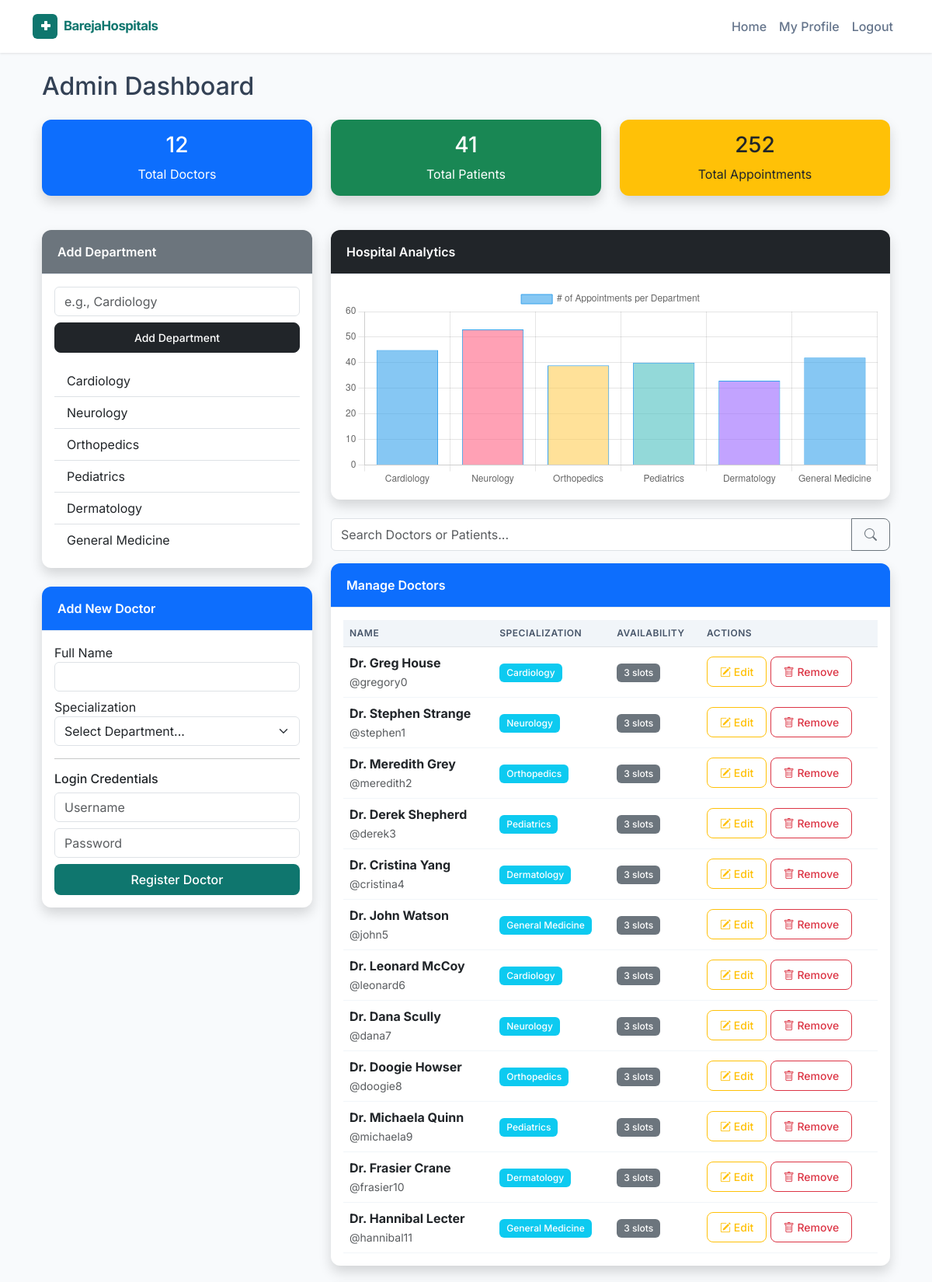
Screenshot of /admin_dashboard (signed in, upper part) with the database file from the repository.
### models.py (models this page shows)
class Department(db.Model):
    id = db.Column(db.Integer, primary_key=True)
    name = db.Column(db.String(100), unique=True, nullable=False)
    description = db.Column(db.Text, nullable=True)
    doctors = db.relationship("Doctor", backref="department", lazy=True)

class Doctor(db.Model):
    id = db.Column(db.Integer, primary_key=True)
    user_id = db.Column(db.Integer, db.ForeignKey("user.id"), nullable=False)
    department_id = db.Column(db.Integer, db.ForeignKey("department.id"), nullable=True)
    full_name = db.Column(db.String(150), nullable=False)
    qualification = db.Column(db.String(100), nullable=True)
    availabilities = db.relationship(
        "DoctorAvailability", backref="doctor", lazy=True, cascade="all, delete-orphan"
    )
    appointments = db.relationship(
        "Appointment", backref="doctor", lazy=True, cascade="all, delete-orphan"
    )

class User(UserMixin, db.Model):
    id = db.Column(db.Integer, primary_key=True)
    username = db.Column(db.String(150), unique=True, nullable=False)
    password = db.Column(db.String(150), nullable=False)
    role = db.Column(db.String(50), nullable=False)
    admin_profile = db.relationship("Admin", backref="user", uselist=False)
    doctor_profile = db.relationship("Doctor", backref="user", uselist=False)
    patient_profile = db.relationship("Patient", backref="user", uselist=False)

### app.py (the view)
@app.route("/admin_dashboard", endpoint="admin_dashboard")
@login_required
def AdminDashboard():
    if current_user.role != "admin":
        flash("Access denied.", "danger")
        return redirect(url_for("login"))
    doctors = Doctor.query.all()
    patients = Patient.query.all()
    departments = Department.query.all()
    all_appointments = Appointment.query.order_by(
        Appointment.date_scheduled.desc()
    ).all()
    counts = {
        "doctors": len(doctors),
        "patients": len(patients),
        "appointments": len(all_appointments),
    }
    dept_stats = {d.name: 0 for d in departments}
    all_appointments = Appointment.query.all()
    for appt in all_appointments:
        if appt.doctor and appt.doctor.department:
            name = appt.doctor.department.name
            if name in dept_stats:
                dept_stats[name] += 1
    labels = list(dept_stats.keys())
    values = list(dept_stats.values())
    return render_template(
        "admin_dashboard.html",
        doctors=doctors,
        patients=patients,
        departments=departments,
        all_appointments=all_appointments,
        chart_labels=labels,
        chart_values=values,
        counts=counts,
    )

### app.py (called while the page is built)
@login_manager.user_loader
def LoadUser(user_id):
    return db.session.get(User, int(user_id))

### templates/admin_dashboard.html (shortened to what this page needs)
{% extends "base.html" %}
{% block content %}
<div class="container">
    <h2 class="mb-4">Admin Dashboard</h2>
    <div class="row mb-4 text-center">
    <div class="col-md-4">
        <div class="card bg-primary text-white shadow">
            <div class="card-body">
                <h3>{{ counts.doctors }}</h3>
                <p class="mb-0">Total Doctors</p>
            </div>
        </div>
    </div>
    <div class="col-md-4">
        <div class="card bg-success text-white shadow">
            <div class="card-body">
                <h3>{{ counts.patients }}</h3>
                <p class="mb-0">Total Patients</p>
            </div>
        </div>
    </div>
    <div class="col-md-4">
        <div class="card bg-warning text-dark shadow">
            <div class="card-body">
                <h3>{{ counts.appointments }}</h3>
                <p class="mb-0">Total Appointments</p>
            </div>
        </div>
    </div>
</div>
    <div class="row">
        <div class="col-md-4">
            <div class="card shadow mb-4">
                <div class="card-header bg-secondary text-white">Add Department</div>
                <div class="card-body">
                    <form action="/add_department" method="POST">
                        <div class="mb-2">
                            <input type="text" name="name" class="form-control" placeholder="e.g., Cardiology" required>
                        </div>
                        <button type="submit" class="btn btn-sm btn-dark w-100">Add Department</button>
                    </form>
                    <ul class="list-group mt-3 list-group-flush">
                        {% for dept in departments %}
                            <li class="list-group-item">{{ dept.name }}</li>
                        {% else %}
                            <li class="list-group-item text-muted">No departments yet.</li>
                        {% endfor %}
                    </ul>
                </div>
            </div>
            <div class="card shadow">
                <div class="card-header bg-primary text-white">Add New Doctor</div>
                <div class="card-body">
                    <form action="/add_doctor" method="POST">
                        <div class="mb-2">
                            <label>Full Name</label>
                            <input type="text" name="full_name" class="form-control" required>
                        </div>
                        <div class="mb-2">
                            <label>Specialization</label>
                            <select name="department_id" class="form-select" required>
                                <option value="" disabled selected>Select Department...</option>
                            </select>
                        </div>
                        <hr>
                        <h6>Login Credentials</h6>
                        <div class="mb-2">
                            <input type="text" name="username" class="form-control" placeholder="Username" required>
                        </div>
                        <div class="mb-2">
                            <input type="password" name="password" class="form-control" placeholder="Password" required>
                        </div>
                        <button type="submit" class="btn btn-primary w-100">Register Doctor</button>
                    </form>
                </div>
            </div>
        </div>
        <div class="col-md-8">
            <div class="card shadow mb-4">
                <div class="card-header bg-dark text-white">Hospital Analytics</div>
                <div class="card-body">
                    <canvas id="myChart" width="400" height="150"></canvas>
                </div>
            </div>
            <div class="mb-3">
                <div class="input-group">
                    <input type="text" id="adminSearch" class="form-control" placeholder="Search Doctors or Patients...">
                    <button class="btn btn-outline-secondary" type="button"><i class="bi bi-search"></i></button>
                </div>
            </div>
            <div class="card shadow mb-4">
                <div class="card-header bg-primary text-white">Manage Doctors</div>
                <div class="card-body">
                    <div class="table-responsive">
                        <table class="table table-hover align-middle" id="doctorTable">
                            <thead>
                                <tr>
                                    <th>Name</th>
                                    <th>Specialization</th>
                                    <th>Availability</th>
                                    <th>Actions</th>
                                </tr>
                            </thead>
                            <tbody>
                                {% for doc in doctors %}
                                <tr class="search-item">
                                    <td>
                                        <strong>{{ doc.full_name }}</strong><br>
                                        <small class="text-muted">@{{ doc.user.username }}</small>
                                    </td>
                                    <td>
                                        <span class="badge bg-info">{{ doc.department.name if doc.department else 'None' }}</span>
                                    </td>
                                    <td>
                                        <span class="badge bg-secondary">{{ doc.availabilities|length }} slots</span>
                                    </td>
                                    <td>
                                                     <a href="/edit_doctor/{{ doc.id }}" class="btn btn-sm btn-outline-warning"><i class="bi bi-pencil-square"></i> Edit</a>
                                                     <a href="/delete_doctor/{{ doc.id }}"
                                                         class="btn btn-sm btn-outline-danger"
                                                         onclick="return confirm('Delete this doctor? This cannot be undone.');"><i class="bi bi-trash"></i> Remove</a>
                                    </td>
                                </tr>
                                {% else %}
                                    <tr><td colspan="4">No doctors found.</td></tr>
                                {% endfor %}
                            </tbody>
                        </table>
                    </div>
                </div>
            </div>
        </div>
    </div>
</div>
<script>
    // Read chart data injected as JSON into the page
    const chartDataEl = document.getElementById('chart-data');
    const chartData = JSON.parse(chartDataEl ? chartDataEl.textContent : 'null') || { labels: [], values: [] };
    const ctx = document.getElementById('myChart').getContext('2d');
    const myChart = new Chart(ctx, {
    type: 'bar',
        data: {
            labels: chartData.labels,
            datasets: [{
                label: '# of Appointments per Department',
                data: chartData.values,
                backgroundColor: [
                    'rgba(54, 162, 235, 0.6)',
                    'rgba(255, 99, 132, 0.6)',
                    'rgba(255, 206, 86, 0.6)',
                    'rgba(75, 192, 192, 0.6)',
                    'rgba(153, 102, 255, 0.6)'
                ],
                borderColor: 'rgba(54, 162, 235, 1)',
                borderWidth: 1
            }]
        },
        options: {
            scales: {
                y: { beginAtZero: true }
            }
        }
    });
</script>
{% endblock %}

### templates/base.html (style rules this page uses)
:root { --primary: #0f766e; --primary-hover: #115e59; --accent: #2dd4bf; --bg-light: #f8fafc; --text-dark: #334155; --card-shadow: 0 4px 6px -1px rgba(0, 0, 0, 0.1), 0 2px 4px -1px rgba(0, 0, 0, 0.06); }
body { font-family: 'Inter', sans-serif; background-color: var(--bg-light); color: var(--text-dark); -webkit-font-smoothing: antialiased; }
.card { border: none; border-radius: 12px; box-shadow: var(--card-shadow); background: white; margin-bottom: 20px; overflow: hidden; }
.card-header { background-color: #ffffff; border-bottom: 1px solid #e2e8f0; font-weight: 600; padding: 1rem 1.25rem; color: var(--primary); }
.btn { border-radius: 8px; padding: 8px 16px; font-weight: 500; transition: all 0.2s; }
.btn-primary { background-color: var(--primary); border: none; }
.table { margin-bottom: 0; }
.table th { background-color: #f1f5f9; color: #475569; font-weight: 600; text-transform: uppercase; font-size: 0.75rem; letter-spacing: 0.5px; border-top: none; }
.table td { vertical-align: middle; border-bottom: 1px solid #f1f5f9; }
.badge { font-weight: 500; padding: 0.5em 0.75em; border-radius: 6px; }

### rows the page displays
Department: name "Cardiology"
Department: name "Neurology"
Department: name "Orthopedics"
Department: name "Pediatrics"
Department: name "Dermatology"
Department: name "General Medicine"
Doctor: full_name "Dr. Greg House", user.username "gregory0", department "Cardiology", availabilities|length "3"
Doctor: full_name "Dr. Stephen Strange", user.username "stephen1", department "Neurology", availabilities|length "3"
Doctor: full_name "Dr. Meredith Grey", user.username "meredith2", department "Orthopedics", availabilities|length "3"
Doctor: full_name "Dr. Derek Shepherd", user.username "derek3", department "Pediatrics", availabilities|length "3"
Doctor: full_name "Dr. Cristina Yang", user.username "cristina4", department "Dermatology", availabilities|length "3"
Doctor: full_name "Dr. John Watson", user.username "john5", department "General Medicine", availabilities|length "3"
Doctor: full_name "Dr. Leonard McCoy", user.username "leonard6", department "Cardiology", availabilities|length "3"
Doctor: full_name "Dr. Dana Scully", user.username "dana7", department "Neurology", availabilities|length "3"
Doctor: full_name "Dr. Doogie Howser", user.username "doogie8", department "Orthopedics", availabilities|length "3"
Doctor: full_name "Dr. Michaela Quinn", user.username "michaela9", department "Pediatrics", availabilities|length "3"
Doctor: full_name "Dr. Frasier Crane", user.username "frasier10", department "Dermatology", availabilities|length "3"
Doctor: full_name "Dr. Hannibal Lecter", user.username "hannibal11", department "General Medicine", availabilities|length "3"

### other values shown
{{ counts.doctors }} "12"
{{ counts.patients }} "41"
{{ counts.appointments }} "252"
